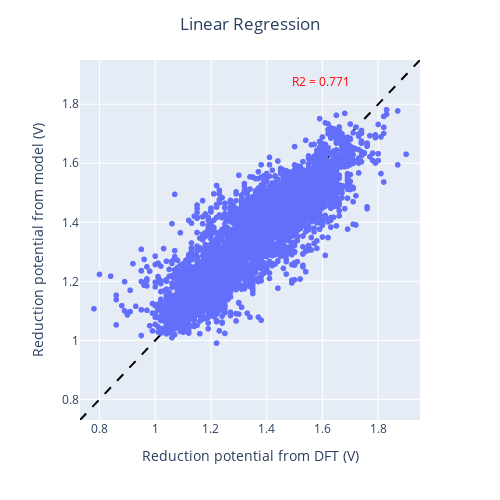

Notebook cell for this chart:
### Markdown cell above
## Linear Regression model trained over the entire dataset

### Code cell
# This cell trains the entire dataset using Linear Regression.

lr = LinearRegression()
lr.fit(features_std,target)
ypred=lr.predict(features_std)
r2=np.round(r2_score(target,ypred),3)
pot_min=target.min()-0.05
pot_max=target.max()+0.05
fig=px.scatter(x=target,y=ypred,
           range_x=[pot_min,pot_max],
           range_y=[pot_min,pot_max],
              width=500, height=500)
fig.add_scatter(x=np.linspace(pot_min,pot_max,1000),
                y=np.linspace(pot_min,pot_max,1000),line_color='black',showlegend=False,line_dash='dash')
fig.update_xaxes(tickvals=np.linspace(0.8,2,7),title='Reduction potential from DFT (V)')
fig.update_yaxes(tickvals=np.linspace(0.8,2,7),title='Reduction potential from model (V)')
fig.update_layout(title='Linear Regression', title_x=0.5)
fig.add_annotation(
       
        text='R2 = '+str(r2),

        font=dict(
            size=12,
            color='red'
            ),
        showarrow=False,
         xref="paper", yref="paper",
        x=0.8, y=0.97
        
        )

fig.show()

### Figure 1 — Plotly figure (JSON) as saved in the notebook; plotly's stock layout.template omitted (floating-point values rounded to 4 significant figures; data arrays with more than 128 entries replaced by an {"elided": "..."} marker saying what was removed)
{"data": [{"hovertemplate": "x=%{x}<br>y=%{y}<extra></extra>", "legendgroup": "", "marker": {"color": "#636efa", "symbol": "circle"}, "mode": "markers", "name": "", "showlegend": false, "type": "scattergl", "x": {"elided": "5000 float values"}, "xaxis": "x", "y": {"elided": "5000 float values"}, "yaxis": "y"}, {"line": {"color": "black", "dash": "dash"}, "showlegend": false, "type": "scatter", "x": {"elided": "1000 float values"}, "y": {"elided": "1000 float values"}}], "layout": {"annotations": [{"font": {"color": "red", "size": 12}, "showarrow": false, "text": "R2 = 0.771", "x": 0.8, "xref": "paper", "y": 0.97, "yref": "paper"}], "height": 500, "legend": {"tracegroupgap": 0}, "margin": {"t": 60}, "title": {"text": "Linear Regression", "x": 0.5}, "width": 500, "xaxis": {"anchor": "y", "domain": [0, 1], "range": [0.73, 1.95], "tickvals": [0.8, 1, 1.2, 1.4, 1.6, 1.8, 2], "title": {"text": "Reduction potential from DFT (V)"}}, "yaxis": {"anchor": "x", "domain": [0, 1], "range": [0.73, 1.95], "tickvals": [0.8, 1, 1.2, 1.4, 1.6, 1.8, 2], "title": {"text": "Reduction potential from model (V)"}}}}
